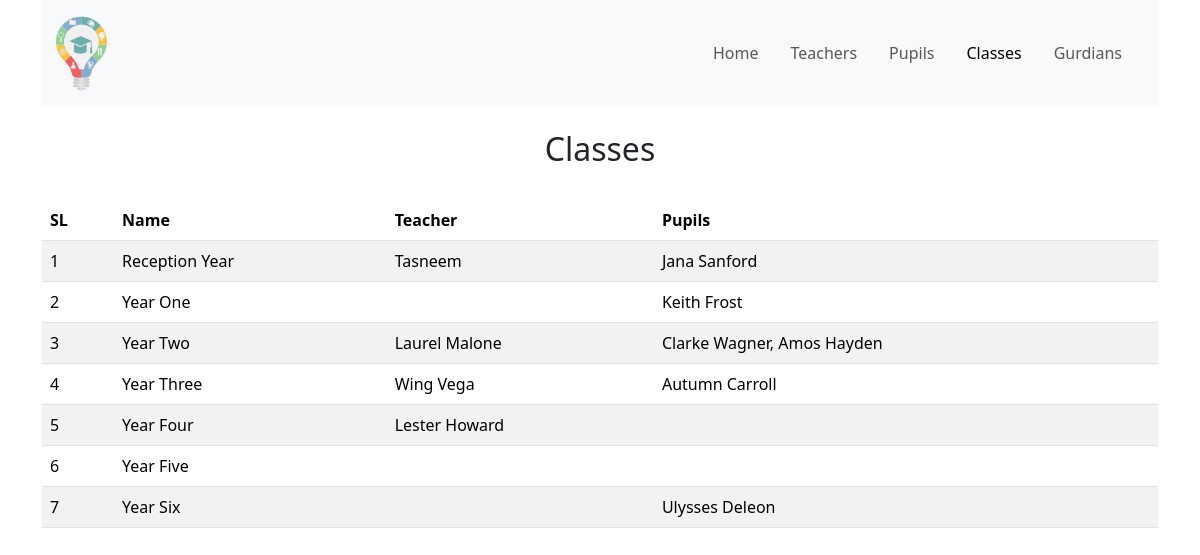
/classes.php, run on the app's committed database.
### tables this page shows
CREATE TABLE `classes` (
  `id` int(11) NOT NULL,
  `name` varchar(20) NOT NULL
);

CREATE TABLE `teachers` (
  `id` int(11) NOT NULL,
  `name` varchar(100) NOT NULL,
  `phone` varchar(15) DEFAULT NULL,
  `address` varchar(255) DEFAULT NULL,
  `education` tinytext DEFAULT NULL,
  `salary` int(11) DEFAULT NULL,
  `class_id` int(11) DEFAULT NULL,
  `joining_date` datetime DEFAULT current_timestamp()
);

### db.php (called while the page is built, shortened)
<?php
$hostname = "localhost";
$username = "root";
$password = "";
$database = "school_management";
$conn = new mysqli($hostname, $username, $password, $database);
function getAllData($tableName, $column = false, $value = false)
{
    global $conn;
    if($column && $value) {
        $query = "SELECT * FROM $tableName WHERE $column=$value";
    } else {
        $query = "SELECT * FROM $tableName";
    }
    $result = $conn->query($query);
    if ($result) {
        $data = $result->fetch_all(MYSQLI_ASSOC);
        return $data;
    } else {
        return false;
    }
}
function getOneData($tableName, $id, $column="id")
{
    global $conn;
    $query = "SELECT * FROM $tableName WHERE $column=$id";
    $result = $conn->query($query);
    if ($result) {
        $data = $result->fetch_assoc();
        return $data;
    } else {
        return false;
    }
}
function getTeacherName($class_id) {
    $teacher = getOneData('teachers', $class_id, "class_id");
    return $teacher['name'] ?? "";
}
function getPupilsName($class_id) {
    $pupils = getAllData('pupils', "class_id", $class_id);
    $data = [];
    if($pupils) {
        foreach($pupils as $pupil) {
            array_push($data, $pupil['name']);
        }
    }
    return implode(", ", $data);
}

### classes.php (the view, shortened to what this page needs)
<?php include_once "includes/header.php" ?>
<div class="container">
    <div class="py-4">
        <div class="text-center h2">Classes</div>
    </div>
    <div>
        <table class="table table-striped">
            <thead>
                <tr>
                    <th>SL</th>
                    <th>Name</th>
                    <th>Teacher</th>
                    <th>Pupils</th>
                </tr>
            </thead>
            <tbody>
                <?php
                    $classs = getAllData("classes");
                    foreach($classs as $key => $item) {
                ?>
                    <tr>
                        <td><?= $key+1 ?></td>
                        <td><?= $item['name'] ?></td>
                        <td><?= getTeacherName($item['id']) ?></td>
                        <td><?= getPupilsName($item['id']) ?></td>
                    </tr>
                <?php
                    }
                ?>
            </tbody>
        </table>
    </div>
</div>
<?php include_once "includes/footer.php" ?>

### includes/header.php (shortened to what this page needs)
<?php include_once "db.php"; ?>
<!DOCTYPE html>
<html lang="en">
<head>
    <link rel="stylesheet" href="css/bootstrap.min.css">
    <link rel="stylesheet" href="css/style.css">
</head>
<body>
<div class="container">
    <nav class="navbar navbar-expand-lg navbar-light bg-light">
        <div class="container-fluid">
            <a class="navbar-brand" href="index.php"><img src="images/logo.png" alt="Logo" height="80px"></a>
            <div class="navbar-nav d-flex flex-row">
                <?php
                    $page = basename($_SERVER['REQUEST_URI']);
                ?>
                <a class="nav-link me-3 <?php if($page=="" || $page=="index.php") {echo "active";} ?>" aria-current="page" href="index.php">Home</a>
                <a class="nav-link me-3 <?php if($page=="teacher.php") {echo "active";} ?>" aria-current="page" href="teacher.php">Teachers</a>
                <a class="nav-link me-3 <?php if($page=="pupil.php") {echo "active";} ?>" aria-current="page" href="pupil.php">Pupils</a>
                <a class="nav-link me-3 <?php if($page=="classes.php") {echo "active";} ?>" aria-current="page" href="classes.php">Classes</a>
                <a class="nav-link me-3 <?php if($page=="gurdian.php") {echo "active";} ?>" aria-current="page" href="gurdian.php">Gurdians</a>
            </div>
        </div>
    </nav>
</div>

### includes/footer.php (shortened to what this page needs)
<div style="height: 100px;"></div>
</body>
</html>

### data on the page
classes: name "Reception Year", id.name "Tasneem", id "Jana Sanford"
classes: name "Year One", id "Keith Frost"
classes: name "Year Two", id.name "Laurel Malone", id "Clarke Wagner, Amos Hayden"
classes: name "Year Three", id.name "Wing Vega", id "Autumn Carroll"
classes: name "Year Four", id.name "Lester Howard"
classes: name "Year Five"
classes: name "Year Six", id "Ulysses Deleon"
